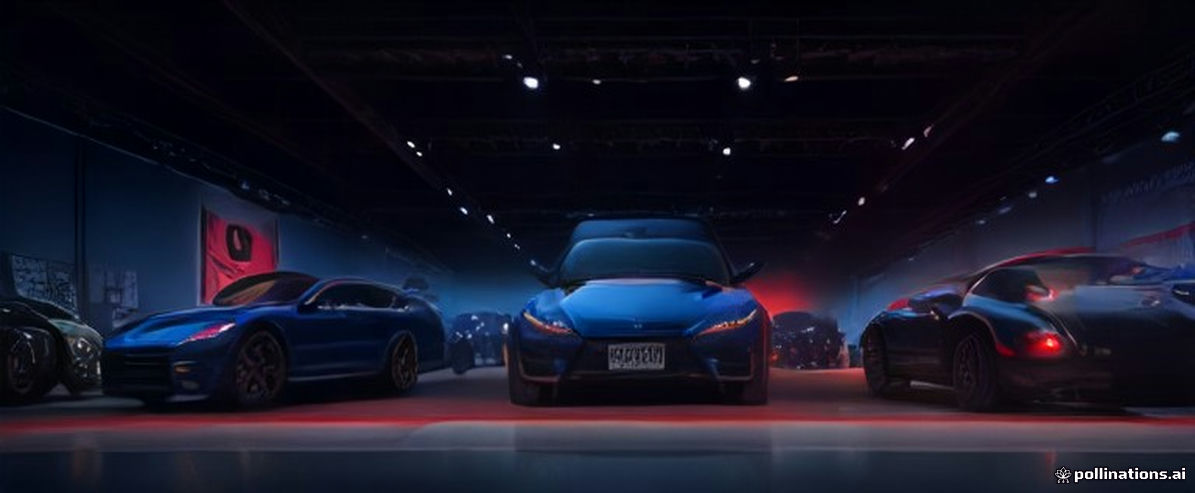
#> input picture assets/about-hero.jpg, 1195 x 493 px; its folder holds only this picture in this run
$ python grade_photos.py
#> lines starting #> are read from the running program, lines starting #| are printed output that depends on the picture
#!/usr/bin/env python3
"""Apply one consistent, subtle film grade to every photo so the set feels like a
cohesive shoot (not raw AI renders). Desaturate a touch, gentle contrast, warm
split-tone, fine grain. Run ONCE after gen_photos.py."""
import glob, os
from PIL import Image, ImageEnhance, ImageChops

A = os.path.join(os.path.dirname(__file__), "..", "assets")

def grade(path):
#> called with path = 'tools/../assets/about-hero.jpg'
    im = Image.open(path).convert("RGB")
#> im is the input picture: PIL image 1195x493 RGB; mean R, G, B 24, 23.5, 38.9
    w, h = im.size
#> w = 1195; h = 493
    im = ImageEnhance.Color(im).enhance(0.90)      # slightly desaturate
    im = ImageEnhance.Contrast(im).enhance(1.05)   # gentle contrast
    im = ImageEnhance.Brightness(im).enhance(0.99)
    # warm highlights / cooler blues (subtle split-tone)
    r, g, b = im.split()
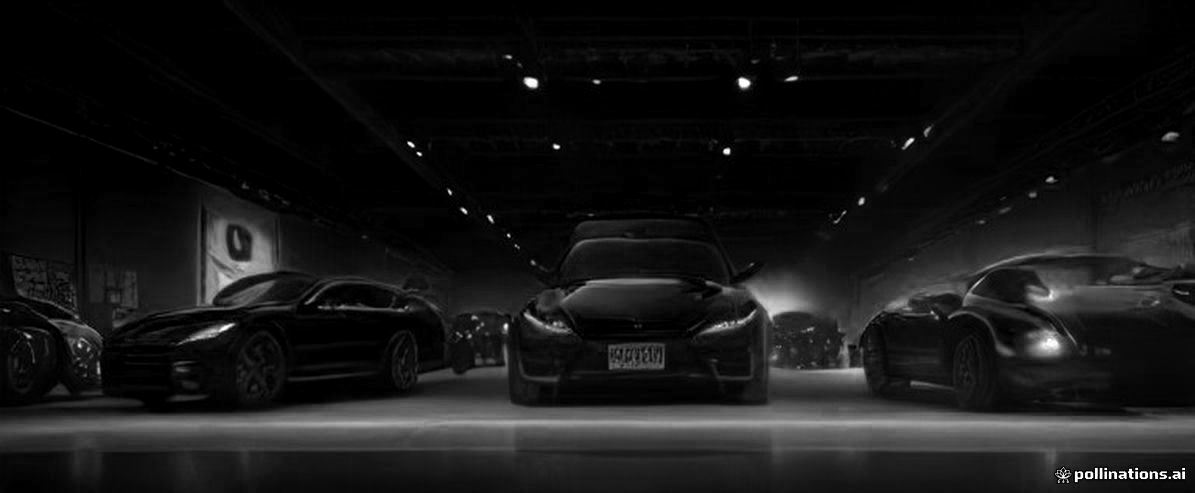
#> r: PIL image 1195x493 L; min 0, max 252, mean 22.4
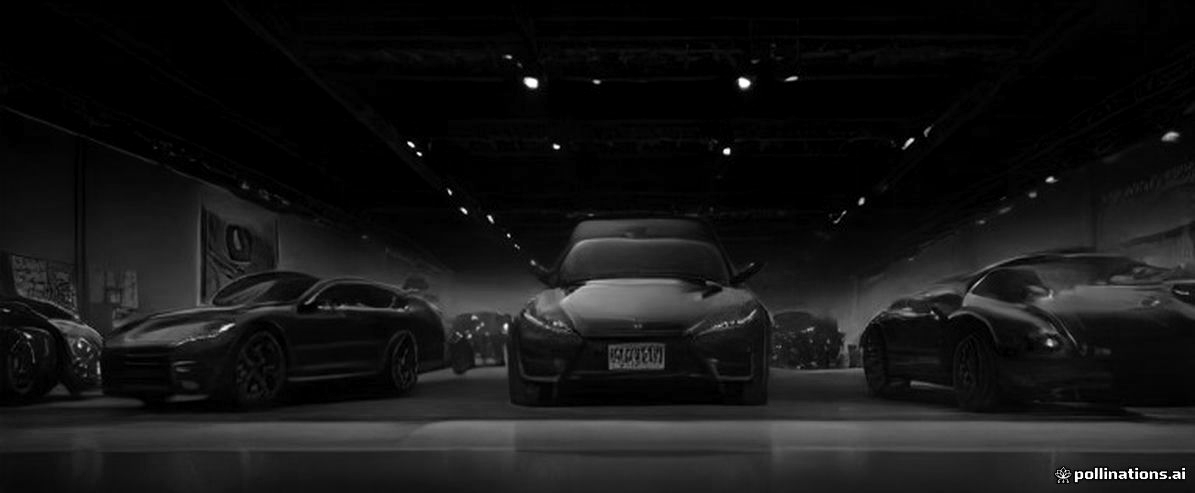
#> g: PIL image 1195x493 L; min 0, max 252, mean 22
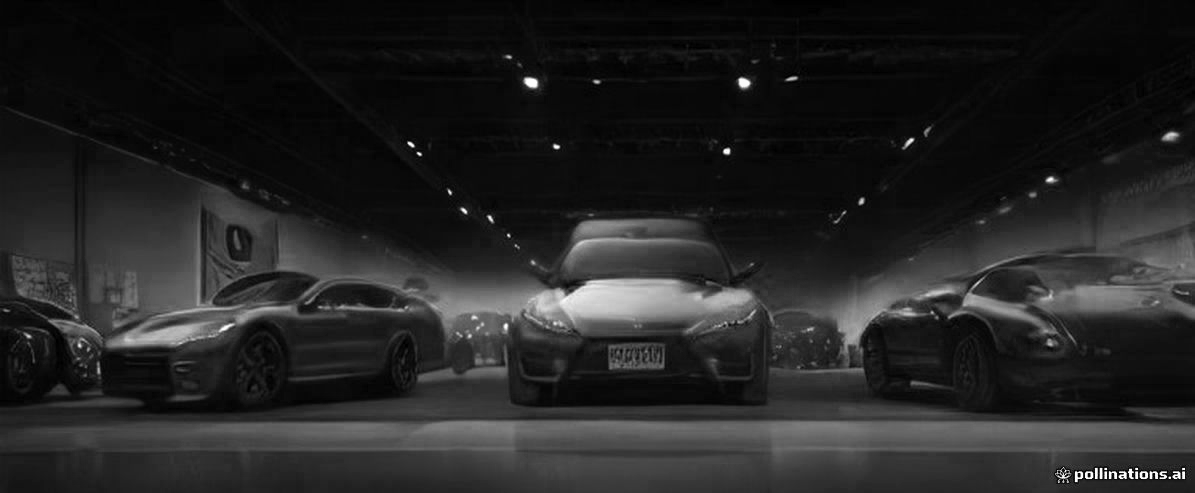
#> b: PIL image 1195x493 L; min 0, max 252, mean 36.2
    r = r.point(lambda x: min(255, int(x + 6)))
    b = b.point(lambda x: max(0, int(x - 5)))
    im = Image.merge("RGB", (r, g, b))
    # fine grain via mid-grey noise overlay, blended very low
    noise = Image.effect_noise((w, h), 16).convert("L")
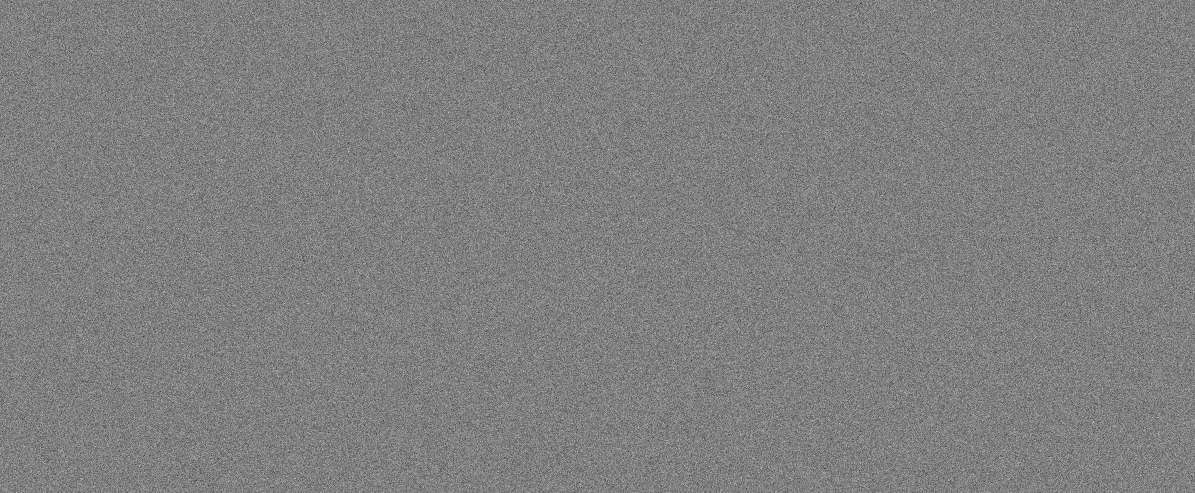
#> noise: PIL image 1195x493 L; min 54, max 202, mean 127.5
    noise = Image.merge("RGB", (noise, noise, noise))
#> noise: PIL image 1195x493 RGB
    im = Image.blend(im, ImageChops.overlay(im, noise), 0.06)
    im.save(path, quality=88, optimize=True)

n = 0
for p in sorted(glob.glob(os.path.join(A, "*.jpg"))):
    grade(p); n += 1
    print("graded", os.path.basename(p))
print(f"done: {n} images")

$ run again, on assets/hero-tall.jpg
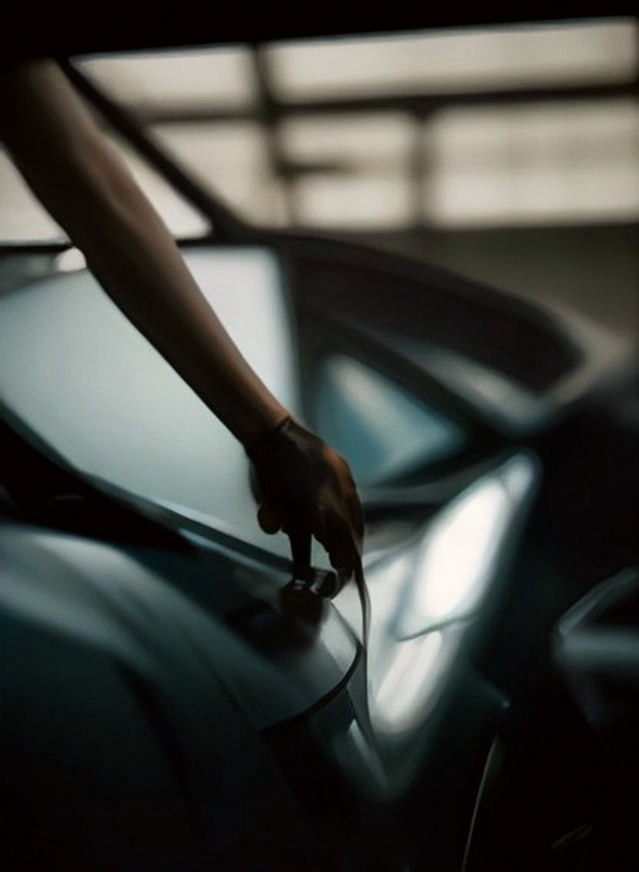
#> input picture assets/hero-tall.jpg, 639 x 872 px
#> in grade, im is the input picture: PIL image 639x872 RGB; mean R, G, B 66.4, 68.2, 64
#> in grade, `r, g, b = im.split()`:
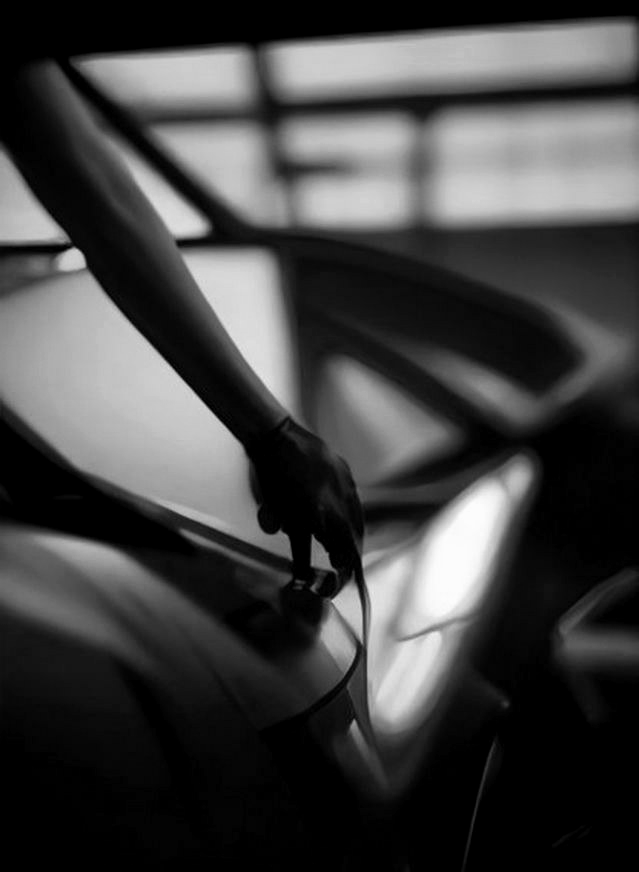
#> g: PIL image 639x872 L; min 0, max 252, mean 66.6
#> in grade, `b = b.point(lambda x: max(0, int(x - 5)))`:
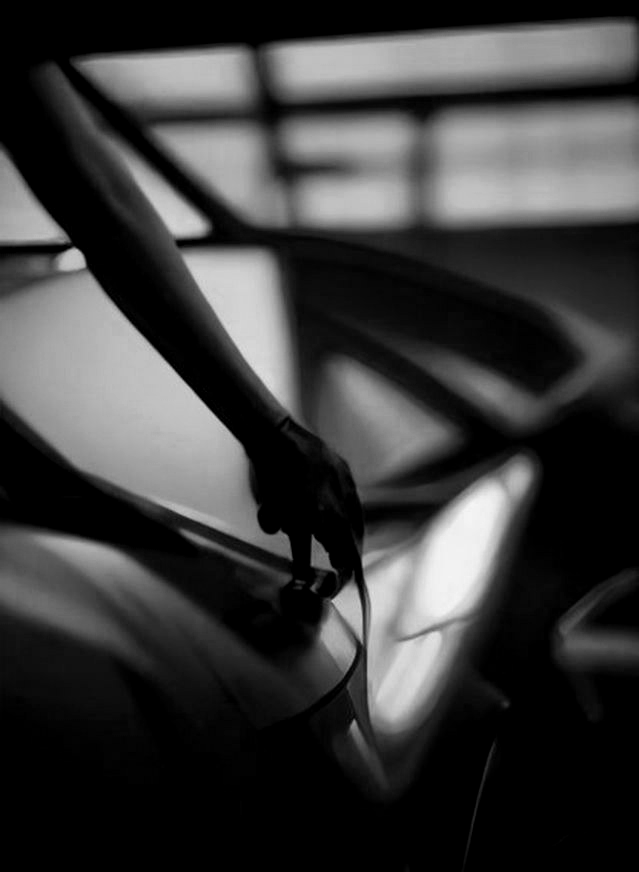
#> b: PIL image 639x872 L; min 0, max 246, mean 59

$ run again, on assets/hero-tool.jpg
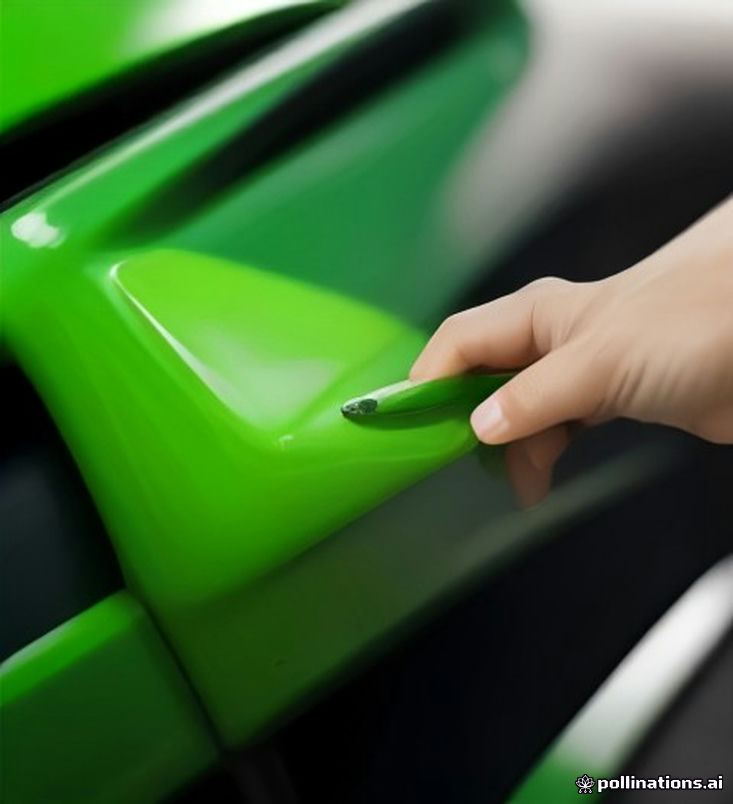
#> input picture assets/hero-tool.jpg, 733 x 804 px
#> in grade, im is the input picture: PIL image 733x804 RGB; mean R, G, B 61.7, 99.5, 50.3
#> in grade, `r, g, b = im.split()`:
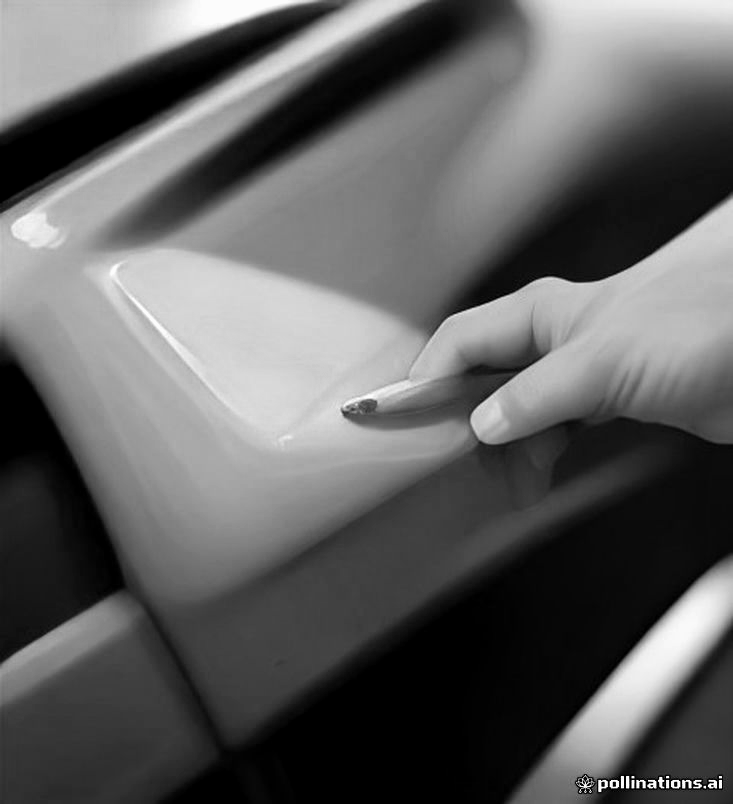
#> g: PIL image 733x804 L; min 0, max 252, mean 96.4
#> in grade, `r, g, b = im.split()`:
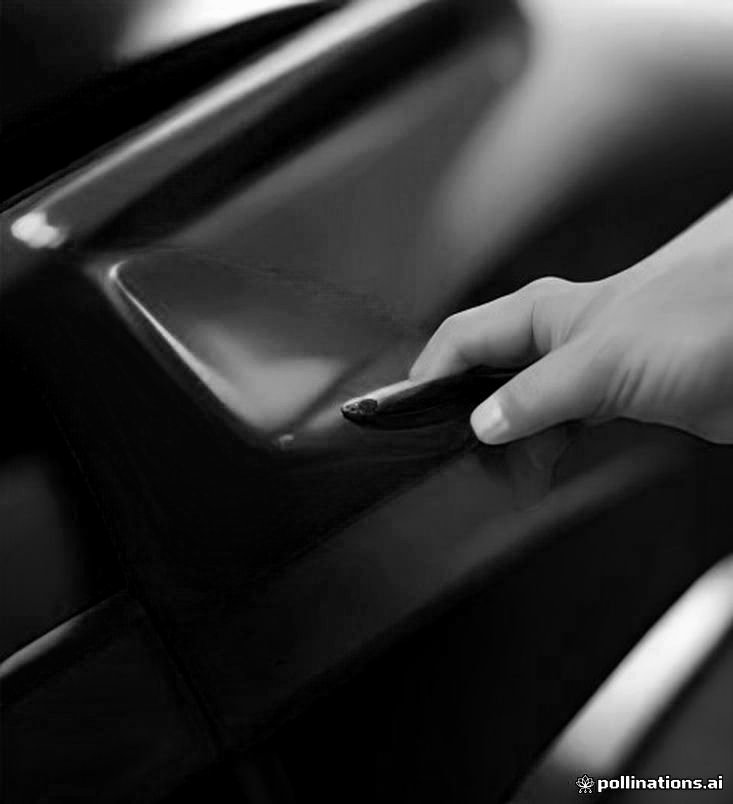
#> b: PIL image 733x804 L; min 0, max 252, mean 50.2

$ run again, on assets/about-intro.jpg
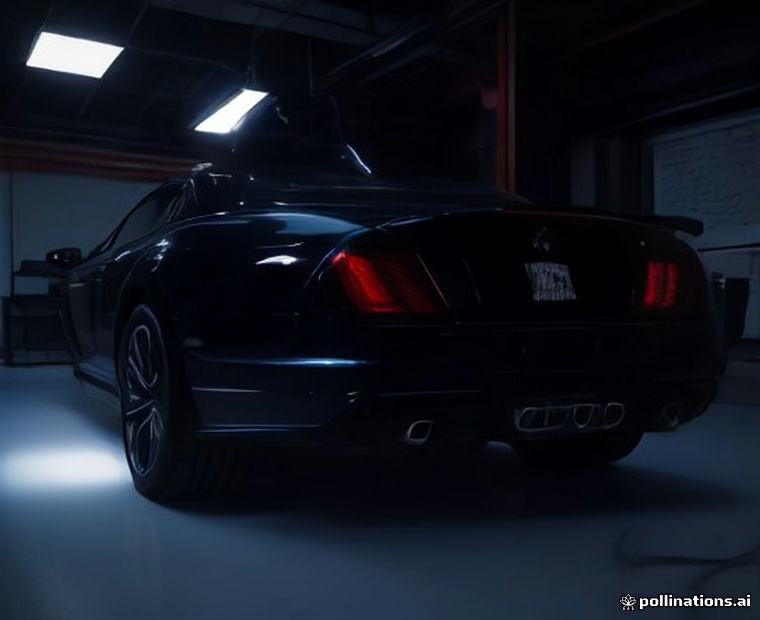
#> input picture assets/about-intro.jpg, 760 x 620 px
#> in grade, im is the input picture: PIL image 760x620 RGB; mean R, G, B 19.5, 25.1, 35.5
#> in grade, `noise = Image.effect_noise((w, h), 16).convert("L")`:
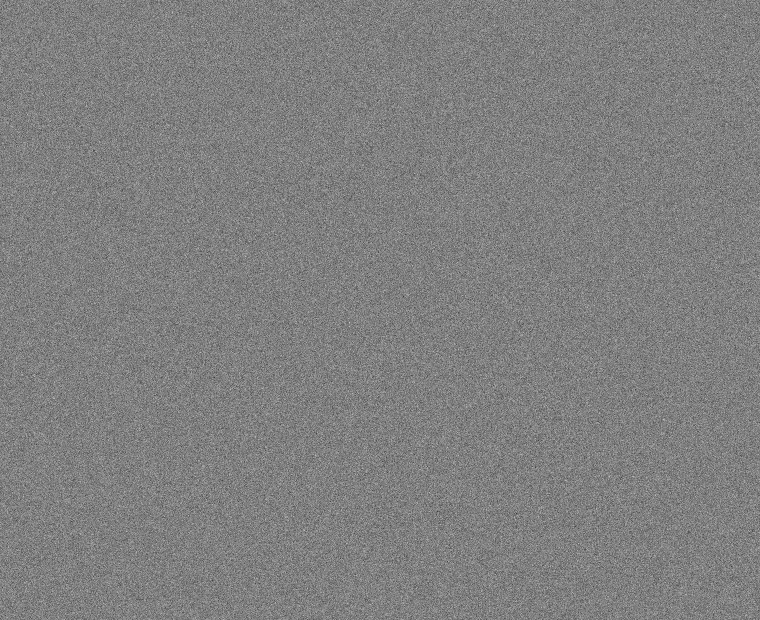
#> noise: PIL image 760x620 L; min 54, max 202, mean 127.5
